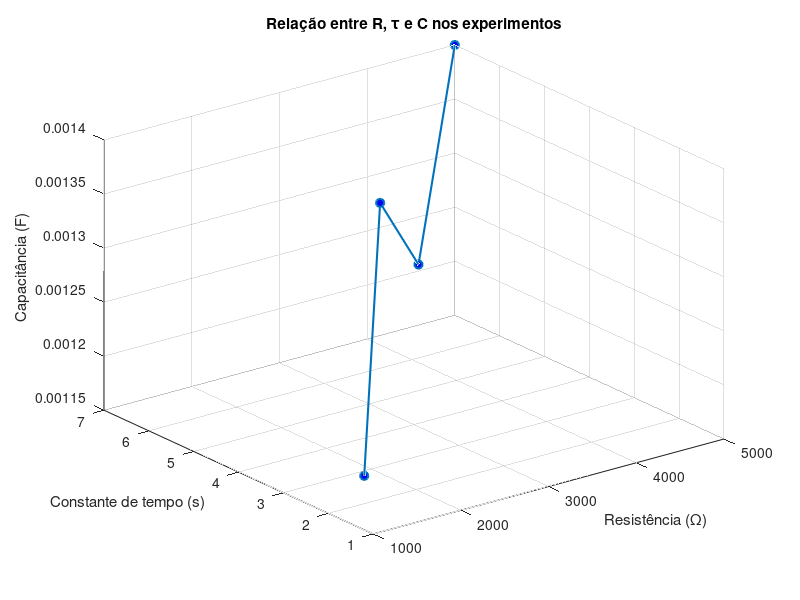
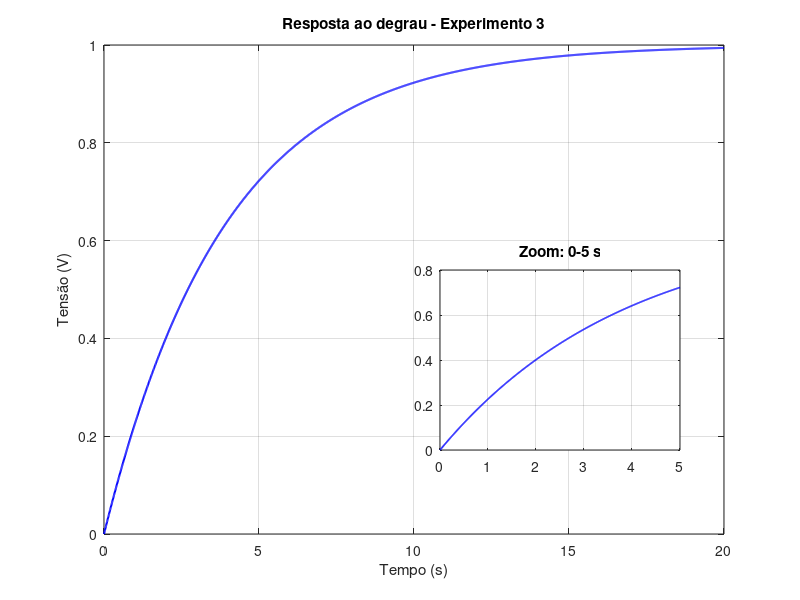

These charts were generated, in order, by the following MATLAB code:
%% Exercício 4 - Análise de diferentes circuitos RC (Caixa Cinza)
clear; clc; close all;

R   = [1000 2000 3000 5000];
tau = [1.2 2.8 3.9 7.0];

C = tau./R;   % capacitância de cada experimento

disp('Capacitância de cada experimento (F):')
disp(C)

disp('Vetor R (Ohms):'); disp(R)
disp('Vetor tau (s):');  disp(tau)
disp('Vetor C (F):');    disp(C)

% Figura 1 - relação entre R, tau e C
figure(1)
plot3(R,tau,C,'o-','LineWidth',1.5,'MarkerFaceColor','b')
xlabel('Resistência (\Omega)')
ylabel('Constante de tempo (s)')
zlabel('Capacitância (F)')
grid on
title('Relação entre R, \tau e C nos experimentos')

% Experimento 3
R3   = R(3);
tau3 = tau(3);
sys3 = tf(1,[tau3 1]);

t = 0:0.01:20;
[y3,t3] = step(sys3,t);

figure(2)
plot(t3,y3,'b','LineWidth',1.5)
title('Resposta ao degrau - Experimento 3')
xlabel('Tempo (s)')
ylabel('Tensão (V)')
grid on

% Janela de ampliação - primeiros 5 segundos
axes('Position',[0.55 0.25 0.3 0.3])
box on
idx = t3 <= 5;
plot(t3(idx),y3(idx),'b','LineWidth',1.2)
title('Zoom: 0-5 s')
grid on
